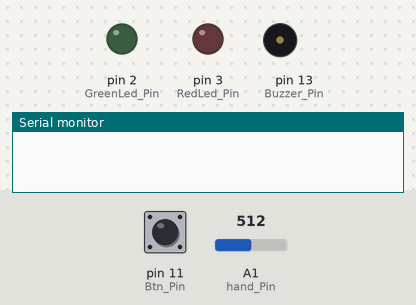
The sketch below on a simulated Arduino Uno, built with avr-gcc and run on an emulated ATmega328P. On the bench: output pins drawn as LEDs (lit = HIGH), buzzer (waves = sounding), the last lines printed to the serial monitor. Dashed ring = blinking. The inputs (shaded band) are chosen by the test bench; at power-on: pin 11 (Btn_Pin) LOW, A1 (hand_Pin) = 512.

Above: at 1.2 s.
1.3 s: pin 11 (Btn_Pin) pulled HIGH for 0.15 s
At 1.7 s:
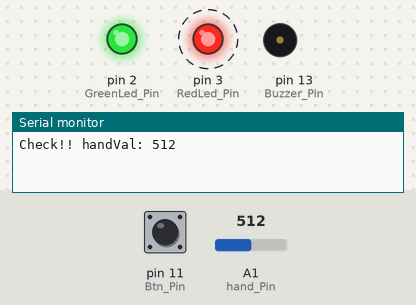
At 7.6 s:
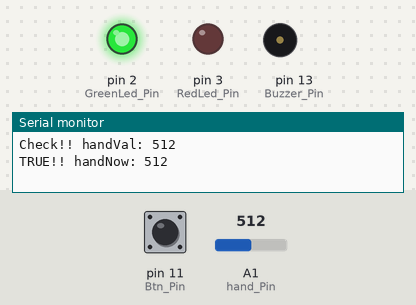
Timing chart, 0 to 10.3 s (numbered marks = the images above; inputs shaded):
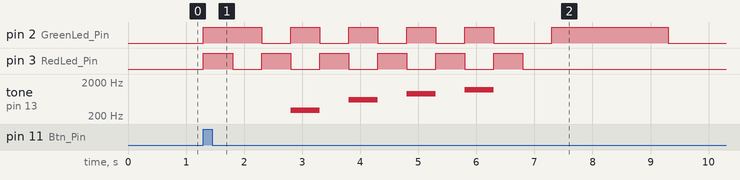

Measured:
- after the input at 1.3 s, pin 2 (GreenLed_Pin): goes HIGH 1.0 s, 4 × (LOW 0.50 s, HIGH 0.50 s), LOW 1.0 s, HIGH 2.0 s, then LOW, starting at once; pin 3 (RedLed_Pin): alternates HIGH for 0.50 s and LOW for 0.50 s, 12 changes in all, then stays LOW, starting at once

The sketch:

LierCheck3.ino
```cpp
int GreenLed_Pin = 2;
int RedLed_Pin = 3;
int Btn_Pin =11;
int Buzzer_Pin = 13;

int hand_Pin = A1;
int hand_Val;
int hand_Now;
void setup() {
  pinMode(GreenLed_Pin,OUTPUT);
  pinMode(RedLed_Pin,OUTPUT);
  pinMode(Buzzer_Pin,OUTPUT);
  pinMode(Btn_Pin,INPUT);
  Serial.begin(9600);
}
//판단대기 시간동안 LED및 대기음 발생시키는 함수
void sign(int num){
  for(int i = 0;i<num; i++){
        digitalWrite(RedLed_Pin,LOW);
        digitalWrite(GreenLed_Pin,HIGH);
        tone(Buzzer_Pin,300*i);
          delay(500);
        noTone(Buzzer_Pin);
        digitalWrite(RedLed_Pin,HIGH);
        digitalWrite(GreenLed_Pin,LOW);
         delay(500);
  }
}
void loop() {
     if(digitalRead(Btn_Pin) != 0){ //질문하고 버튼을 누름.
        hand_Val = analogRead(A1);
        digitalWrite(RedLed_Pin,HIGH);
        digitalWrite(GreenLed_Pin,HIGH);
        Serial.print("Check!! handVal: ");
        Serial.println(hand_Val);
          delay(500);
        sign(5); //5초동안 판단
        digitalWrite(RedLed_Pin,LOW);
        digitalWrite(GreenLed_Pin,LOW);
          delay(500);
         hand_Now = analogRead(A1);
      if(hand_Val >  hand_Now+10){ //거짓(기준치에서 10이상으로 떨어지면)
        digitalWrite(RedLed_Pin,HIGH);
        Serial.print("Lier!! handNow: ");
        Serial.println( hand_Now);
        tone(Buzzer_Pin,1000);
      }else{ //진실
        digitalWrite(GreenLed_Pin,HIGH);
        Serial.print("TRUE!! handNow: ");
        Serial.println( hand_Now);
        delay(1000);
      }
       delay(1000);
    }
        digitalWrite(RedLed_Pin,LOW);
        digitalWrite(GreenLed_Pin,LOW);
        noTone(Buzzer_Pin);
}
```
